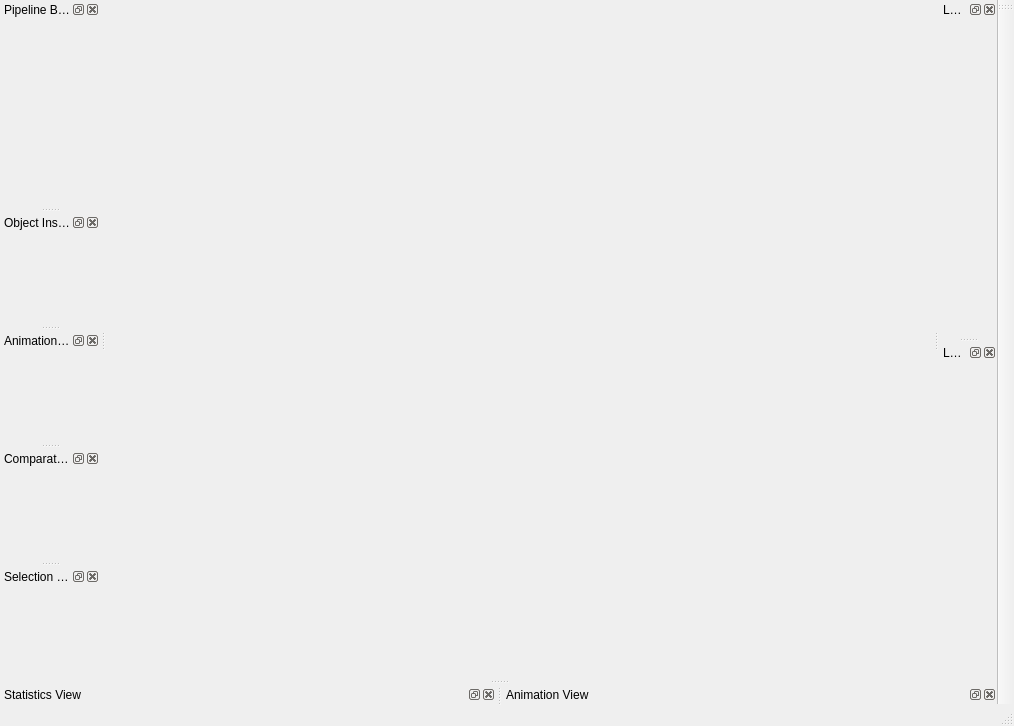
<ui version="4.0" >
 <class>EmptyMainWindow</class>
 <widget class="QMainWindow" name="EmptyMainWindow" >
  <property name="geometry" >
   <rect>
    <x>0</x>
    <y>0</y>
    <width>1014</width>
    <height>726</height>
   </rect>
  </property>
  <property name="windowTitle" >
   <string>MainWindow</string>
  </property>
  <property name="windowIcon" >
   <iconset/>
  </property>
  <property name="toolButtonStyle" >
   <enum>Qt::ToolButtonIconOnly</enum>
  </property>
  <widget class="QWidget" name="centralwidget" />
  <widget class="QMenuBar" name="menubar" >
   <property name="geometry" >
    <rect>
     <x>0</x>
     <y>0</y>
     <width>1014</width>
     <height>22</height>
    </rect>
   </property>
  </widget>
  <widget class="QStatusBar" name="statusbar" />
  <widget class="QDockWidget" name="pipelineBrowserDock" >
   <property name="allowedAreas" >
    <set>Qt::LeftDockWidgetArea|Qt::NoDockWidgetArea|Qt::RightDockWidgetArea</set>
   </property>
   <property name="windowTitle" >
    <string>Pipeline Browser</string>
   </property>
   <attribute name="dockWidgetArea" >
    <number>1</number>
   </attribute>
   <widget class="QWidget" name="dockWidgetContents_2" >
    <property name="minimumSize" >
     <size>
      <width>100</width>
      <height>16</height>
     </size>
    </property>
   </widget>
  </widget>
  <widget class="QDockWidget" name="objectInspectorDock" >
   <property name="allowedAreas" >
    <set>Qt::LeftDockWidgetArea|Qt::NoDockWidgetArea|Qt::RightDockWidgetArea</set>
   </property>
   <property name="windowTitle" >
    <string>Object Inspector</string>
   </property>
   <attribute name="dockWidgetArea" >
    <number>1</number>
   </attribute>
   <widget class="QWidget" name="dockWidgetContents_3" />
  </widget>
  <widget class="QDockWidget" name="statisticsViewDock" >
   <property name="allowedAreas" >
    <set>Qt::BottomDockWidgetArea|Qt::LeftDockWidgetArea|Qt::NoDockWidgetArea|Qt::RightDockWidgetArea</set>
   </property>
   <property name="windowTitle" >
    <string>Statistics View</string>
   </property>
   <attribute name="dockWidgetArea" >
    <number>8</number>
   </attribute>
   <widget class="QWidget" name="dockWidgetContents_4" />
  </widget>
  <widget class="QDockWidget" name="animationPanelDock" >
   <property name="windowTitle" >
    <string>Animation Inspector</string>
   </property>
   <attribute name="dockWidgetArea" >
    <number>1</number>
   </attribute>
   <widget class="QWidget" name="dockWidgetContents" />
  </widget>
  <widget class="QDockWidget" name="lookmarkBrowserDock" >
   <property name="sizePolicy" >
    <sizepolicy vsizetype="Preferred" hsizetype="Preferred" >
     <horstretch>0</horstretch>
     <verstretch>0</verstretch>
    </sizepolicy>
   </property>
   <property name="floating" >
    <bool>false</bool>
   </property>
   <property name="allowedAreas" >
    <set>Qt::RightDockWidgetArea</set>
   </property>
   <property name="windowTitle" >
    <string>Lookmark Browser</string>
   </property>
   <attribute name="dockWidgetArea" >
    <number>2</number>
   </attribute>
   <widget class="QWidget" name="dockWidgetContents_6" />
  </widget>
  <widget class="QDockWidget" name="lookmarkInspectorDock" >
   <property name="allowedAreas" >
    <set>Qt::RightDockWidgetArea</set>
   </property>
   <property name="windowTitle" >
    <string>Lookmark Inspector</string>
   </property>
   <attribute name="dockWidgetArea" >
    <number>2</number>
   </attribute>
   <widget class="QWidget" name="dockWidgetContents_7" />
  </widget>
  <widget class="QDockWidget" name="comparativePanelDock" >
   <property name="windowTitle" >
    <string>Comparative View Inspector</string>
   </property>
   <attribute name="dockWidgetArea" >
    <number>1</number>
   </attribute>
   <widget class="QWidget" name="dockWidgetContents_11" />
  </widget>
  <widget class="QDockWidget" name="animationViewDock" >
   <property name="windowTitle" >
    <string>Animation View</string>
   </property>
   <attribute name="dockWidgetArea" >
    <number>8</number>
   </attribute>
   <widget class="QWidget" name="dockWidgetContents_9" />
  </widget>
  <widget class="QDockWidget" name="selectionInspectorDock" >
   <property name="allowedAreas" >
    <set>Qt::AllDockWidgetAreas</set>
   </property>
   <property name="windowTitle" >
    <string>Selection Inspector</string>
   </property>
   <attribute name="dockWidgetArea" >
    <number>1</number>
   </attribute>
   <widget class="QWidget" name="dockWidgetContents_8" />
  </widget>
  <widget class="QToolBar" name="lookmarkToolbar" >
   <property name="contextMenuPolicy" >
    <enum>Qt::CustomContextMenu</enum>
   </property>
   <property name="windowTitle" >
    <string>Lookmarks</string>
   </property>
   <property name="orientation" >
    <enum>Qt::Vertical</enum>
   </property>
   <property name="iconSize" >
    <size>
     <width>48</width>
     <height>48</height>
    </size>
   </property>
   <attribute name="toolBarArea" >
    <enum>RightToolBarArea</enum>
   </attribute>
   <attribute name="toolBarBreak" >
    <bool>false</bool>
   </attribute>
  </widget>
  <action name="actionFileOpen" >
   <property name="icon" >
    <iconset resource="../../../Qt/Components/Resources/pqComponents.qrc" >:/pqWidgets/Icons/pqOpen32.png</iconset>
   </property>
   <property name="text" >
    <string>&amp;Open</string>
   </property>
   <property name="statusTip" >
    <string>Open</string>
   </property>
   <property name="shortcut" >
    <string>Ctrl+O</string>
   </property>
   <property name="visible" >
    <bool>false</bool>
   </property>
  </action>
  <action name="actionFileExit" >
   <property name="icon" >
    <iconset/>
   </property>
   <property name="text" >
    <string>E&amp;xit</string>
   </property>
   <property name="statusTip" >
    <string>Exit</string>
   </property>
   <property name="shortcut" >
    <string>Ctrl+Q</string>
   </property>
  </action>
  <action name="actionHelpAbout" >
   <property name="icon" >
    <iconset/>
   </property>
   <property name="text" >
    <string>About</string>
   </property>
   <property name="statusTip" >
    <string>About</string>
   </property>
  </action>
  <action name="actionHelpHelp" >
   <property name="icon" >
    <iconset resource="../../../Qt/Components/Resources/pqComponents.qrc" >:/pqWidgets/Icons/pqHelp32.png</iconset>
   </property>
   <property name="text" >
    <string>Help</string>
   </property>
   <property name="shortcut" >
    <string>F1</string>
   </property>
  </action>
  <action name="actionScalarBarVisibility" >
   <property name="checkable" >
    <bool>true</bool>
   </property>
   <property name="enabled" >
    <bool>false</bool>
   </property>
   <property name="icon" >
    <iconset/>
   </property>
   <property name="text" >
    <string>Show Color Legend</string>
   </property>
   <property name="toolTip" >
    <string>Toggle Color Legend Visibility</string>
   </property>
   <property name="statusTip" >
    <string>Toggle Color Legend Visibility</string>
   </property>
  </action>
  <action name="actionServerConnect" >
   <property name="icon" >
    <iconset resource="../../../Qt/Components/Resources/pqComponents.qrc" >:/pqWidgets/Icons/pqConnect32.png</iconset>
   </property>
   <property name="text" >
    <string>&amp;Connect</string>
   </property>
   <property name="statusTip" >
    <string>Connect</string>
   </property>
  </action>
  <action name="actionServerDisconnect" >
   <property name="icon" >
    <iconset resource="../../../Qt/Components/Resources/pqComponents.qrc" >:/pqWidgets/Icons/pqDisconnect32.png</iconset>
   </property>
   <property name="text" >
    <string>&amp;Disconnect</string>
   </property>
   <property name="statusTip" >
    <string>Disconnect</string>
   </property>
  </action>
  <action name="actionFileSaveScreenshot" >
   <property name="icon" >
    <iconset/>
   </property>
   <property name="text" >
    <string>Save Screenshot</string>
   </property>
  </action>
  <action name="actionFileSaveAnimation" >
   <property name="icon" >
    <iconset/>
   </property>
   <property name="text" >
    <string>Save &amp;Animation</string>
   </property>
  </action>
  <action name="actionVCRPreviousFrame" >
   <property name="enabled" >
    <bool>false</bool>
   </property>
   <property name="icon" >
    <iconset/>
   </property>
   <property name="text" >
    <string>Pre&amp;vious Frame</string>
   </property>
  </action>
  <action name="actionVCRFirstFrame" >
   <property name="enabled" >
    <bool>false</bool>
   </property>
   <property name="icon" >
    <iconset/>
   </property>
   <property name="text" >
    <string>&amp;First Frame</string>
   </property>
  </action>
  <action name="actionVCRNextFrame" >
   <property name="enabled" >
    <bool>false</bool>
   </property>
   <property name="icon" >
    <iconset/>
   </property>
   <property name="text" >
    <string>&amp;Next Frame</string>
   </property>
  </action>
  <action name="actionVCRLastFrame" >
   <property name="enabled" >
    <bool>false</bool>
   </property>
   <property name="icon" >
    <iconset/>
   </property>
   <property name="text" >
    <string>&amp;Last Frame</string>
   </property>
  </action>
  <action name="actionFileSaveData" >
   <property name="icon" >
    <iconset/>
   </property>
   <property name="text" >
    <string>Save Data</string>
   </property>
   <property name="shortcut" >
    <string>Ctrl+S</string>
   </property>
  </action>
  <action name="actionFileLoadServerState" >
   <property name="text" >
    <string>&amp;Load State</string>
   </property>
  </action>
  <action name="actionFileSaveServerState" >
   <property name="text" >
    <string>&amp;Save State</string>
   </property>
  </action>
  <action name="actionHelpEnableTooltips" >
   <property name="checkable" >
    <bool>true</bool>
   </property>
   <property name="checked" >
    <bool>true</bool>
   </property>
   <property name="text" >
    <string>Enable Tooltips</string>
   </property>
  </action>
  <action name="actionMoveMode" >
   <property name="checkable" >
    <bool>true</bool>
   </property>
   <property name="checked" >
    <bool>true</bool>
   </property>
   <property name="enabled" >
    <bool>true</bool>
   </property>
   <property name="icon" >
    <iconset/>
   </property>
   <property name="text" >
    <string>Interact</string>
   </property>
   <property name="iconText" >
    <string>Interact</string>
   </property>
   <property name="toolTip" >
    <string>Interact</string>
   </property>
   <property name="statusTip" >
    <string>Interact</string>
   </property>
   <property name="shortcut" >
    <string/>
   </property>
  </action>
  <action name="actionSelectionMode" >
   <property name="checkable" >
    <bool>true</bool>
   </property>
   <property name="enabled" >
    <bool>false</bool>
   </property>
   <property name="icon" >
    <iconset/>
   </property>
   <property name="text" >
    <string>Select Cells On</string>
   </property>
   <property name="iconText" >
    <string>Select Cells On</string>
   </property>
   <property name="toolTip" >
    <string>Select Cells On</string>
   </property>
   <property name="statusTip" >
    <string>Select Cells On</string>
   </property>
  </action>
  <action name="actionSelect_Frustum" >
   <property name="checkable" >
    <bool>true</bool>
   </property>
   <property name="enabled" >
    <bool>false</bool>
   </property>
   <property name="icon" >
    <iconset/>
   </property>
   <property name="text" >
    <string>Select Cells Through</string>
   </property>
   <property name="iconText" >
    <string>Select Cells Through</string>
   </property>
   <property name="toolTip" >
    <string>Select Cells Through</string>
   </property>
   <property name="statusTip" >
    <string>Select Cells Through</string>
   </property>
  </action>
  <action name="actionSelectSurfacePoints" >
   <property name="checkable" >
    <bool>true</bool>
   </property>
   <property name="enabled" >
    <bool>false</bool>
   </property>
   <property name="icon" >
    <iconset/>
   </property>
   <property name="text" >
    <string>Select Points On</string>
   </property>
   <property name="iconText" >
    <string>Select Points On</string>
   </property>
   <property name="toolTip" >
    <string>Select Points On</string>
   </property>
   <property name="statusTip" >
    <string>Select Points On</string>
   </property>
  </action>
  <action name="actionSelectFrustumPoints" >
   <property name="checkable" >
    <bool>true</bool>
   </property>
   <property name="enabled" >
    <bool>false</bool>
   </property>
   <property name="icon" >
    <iconset/>
   </property>
   <property name="text" >
    <string>Select Points Through</string>
   </property>
   <property name="iconText" >
    <string>Select Points Through</string>
   </property>
   <property name="toolTip" >
    <string>Select Points Through</string>
   </property>
   <property name="statusTip" >
    <string>Select Points Through</string>
   </property>
  </action>
  <action name="actionSelect_Thresholds" >
   <property name="checkable" >
    <bool>true</bool>
   </property>
   <property name="enabled" >
    <bool>false</bool>
   </property>
   <property name="icon" >
    <iconset/>
   </property>
   <property name="text" >
    <string>Select Thresholds</string>
   </property>
  </action>
  <action name="actionEditUndo" >
   <property name="checkable" >
    <bool>false</bool>
   </property>
   <property name="enabled" >
    <bool>false</bool>
   </property>
   <property name="icon" >
    <iconset resource="../../../Qt/Components/Resources/pqComponents.qrc" >:/pqWidgets/Icons/pqUndo32.png</iconset>
   </property>
   <property name="text" >
    <string>&amp;Undo</string>
   </property>
   <property name="shortcut" >
    <string>Ctrl+Z</string>
   </property>
   <property name="visible" >
    <bool>false</bool>
   </property>
  </action>
  <action name="actionEditRedo" >
   <property name="enabled" >
    <bool>false</bool>
   </property>
   <property name="icon" >
    <iconset resource="../../../Qt/Components/Resources/pqComponents.qrc" >:/pqWidgets/Icons/pqRedo32.png</iconset>
   </property>
   <property name="text" >
    <string>&amp;Redo</string>
   </property>
   <property name="shortcut" >
    <string>Ctrl+R</string>
   </property>
  </action>
  <action name="actionEditCameraUndo" >
   <property name="icon" >
    <iconset/>
   </property>
   <property name="text" >
    <string>Camera Undo</string>
   </property>
   <property name="shortcut" >
    <string>Ctrl+B</string>
   </property>
  </action>
  <action name="actionEditCameraRedo" >
   <property name="icon" >
    <iconset/>
   </property>
   <property name="text" >
    <string>Camera Redo</string>
   </property>
   <property name="shortcut" >
    <string>Ctrl+F</string>
   </property>
  </action>
  <action name="actionToolsDumpWidgetNames" >
   <property name="text" >
    <string>&amp;Dump Widget Names</string>
   </property>
  </action>
  <action name="actionToolsRecordTest" >
   <property name="text" >
    <string>&amp;Record Test</string>
   </property>
  </action>
  <action name="actionToolsRecordTestScreenshot" >
   <property name="text" >
    <string>Record &amp;Test Screenshot</string>
   </property>
  </action>
  <action name="actionToolsPythonShell" >
   <property name="text" >
    <string>Python &amp;Shell</string>
   </property>
  </action>
  <action name="actionToolsCreateCustomFilter" >
   <property name="text" >
    <string>&amp;Create Custom Filter...</string>
   </property>
  </action>
  <action name="actionToolsManageCustomFilters" >
   <property name="text" >
    <string>&amp;Manage Custom Filters...</string>
   </property>
  </action>
  <action name="actionVCRPlay" >
   <property name="enabled" >
    <bool>false</bool>
   </property>
   <property name="icon" >
    <iconset/>
   </property>
   <property name="text" >
    <string>&amp;Play</string>
   </property>
  </action>
  <action name="actionToolsPlayTest" >
   <property name="text" >
    <string>Play Test</string>
   </property>
  </action>
  <action name="actionEditSettings" >
   <property name="text" >
    <string>Settings...</string>
   </property>
   <property name="iconText" >
    <string>Settings</string>
   </property>
   <property name="toolTip" >
    <string>Settings</string>
   </property>
  </action>
  <action name="actionResetCamera" >
   <property name="enabled" >
    <bool>false</bool>
   </property>
   <property name="icon" >
    <iconset/>
   </property>
   <property name="text" >
    <string>&amp;Reset</string>
   </property>
   <property name="iconText" >
    <string>Reset Camera</string>
   </property>
   <property name="statusTip" >
    <string>Reset Camera</string>
   </property>
  </action>
  <action name="actionPositiveX" >
   <property name="enabled" >
    <bool>false</bool>
   </property>
   <property name="icon" >
    <iconset/>
   </property>
   <property name="text" >
    <string>+X</string>
   </property>
   <property name="toolTip" >
    <string>Set view direction to +X</string>
   </property>
   <property name="statusTip" >
    <string>Set view direction to +X</string>
   </property>
   <property name="whatsThis" >
    <string>Set view direction to +X</string>
   </property>
  </action>
  <action name="actionNegativeX" >
   <property name="enabled" >
    <bool>false</bool>
   </property>
   <property name="icon" >
    <iconset/>
   </property>
   <property name="text" >
    <string>-X</string>
   </property>
   <property name="toolTip" >
    <string>Set view direction to -X</string>
   </property>
   <property name="statusTip" >
    <string>Set view direction to -X</string>
   </property>
   <property name="whatsThis" >
    <string>Set view direction to -X</string>
   </property>
  </action>
  <action name="actionPositiveY" >
   <property name="enabled" >
    <bool>false</bool>
   </property>
   <property name="icon" >
    <iconset/>
   </property>
   <property name="text" >
    <string>+Y</string>
   </property>
   <property name="toolTip" >
    <string>Set view direction to +Y</string>
   </property>
   <property name="statusTip" >
    <string>Set view direction to +Y</string>
   </property>
   <property name="whatsThis" >
    <string>Set view direction to +Y</string>
   </property>
  </action>
  <action name="actionNegativeY" >
   <property name="enabled" >
    <bool>false</bool>
   </property>
   <property name="icon" >
    <iconset/>
   </property>
   <property name="text" >
    <string>-Y</string>
   </property>
   <property name="toolTip" >
    <string>Set view direction to -Y</string>
   </property>
   <property name="statusTip" >
    <string>Set view direction to -Y</string>
   </property>
   <property name="whatsThis" >
    <string>Set view direction to -Y</string>
   </property>
  </action>
  <action name="actionPositiveZ" >
   <property name="enabled" >
    <bool>false</bool>
   </property>
   <property name="icon" >
    <iconset/>
   </property>
   <property name="text" >
    <string>+Z</string>
   </property>
   <property name="toolTip" >
    <string>Set view direction to +Z</string>
   </property>
   <property name="statusTip" >
    <string>Set view direction to +Z</string>
   </property>
   <property name="whatsThis" >
    <string>Set view direction to +Z</string>
   </property>
  </action>
  <action name="actionNegativeZ" >
   <property name="enabled" >
    <bool>false</bool>
   </property>
   <property name="icon" >
    <iconset/>
   </property>
   <property name="text" >
    <string>-Z</string>
   </property>
   <property name="toolTip" >
    <string>Set view direction to -Z</string>
   </property>
   <property name="statusTip" >
    <string>Set view direction to -Z</string>
   </property>
   <property name="whatsThis" >
    <string>Set view direction to -Z</string>
   </property>
  </action>
  <action name="actionHistogram" >
   <property name="text" >
    <string>&amp;Histogram</string>
   </property>
  </action>
  <action name="actionXY_Plot" >
   <property name="text" >
    <string>XY &amp;Plot</string>
   </property>
  </action>
  <action name="actionTesting_Window_Size" >
   <property name="checkable" >
    <bool>true</bool>
   </property>
   <property name="checked" >
    <bool>false</bool>
   </property>
   <property name="text" >
    <string>Max Window Size: 300x300</string>
   </property>
  </action>
  <action name="actionTable_View" >
   <property name="text" >
    <string>Table View</string>
   </property>
  </action>
  <action name="actionShowCenterAxes" >
   <property name="checkable" >
    <bool>true</bool>
   </property>
   <property name="enabled" >
    <bool>false</bool>
   </property>
   <property name="icon" >
    <iconset/>
   </property>
   <property name="text" >
    <string>Show Center</string>
   </property>
   <property name="statusTip" >
    <string>Show/Hide center of rotation</string>
   </property>
  </action>
  <action name="actionResetCenter" >
   <property name="enabled" >
    <bool>false</bool>
   </property>
   <property name="icon" >
    <iconset/>
   </property>
   <property name="text" >
    <string>Reset Center</string>
   </property>
   <property name="statusTip" >
    <string>Reset center of rotation</string>
   </property>
  </action>
  <action name="actionAddSource" >
   <property name="enabled" >
    <bool>false</bool>
   </property>
   <property name="text" >
    <string>Add &amp;Source...</string>
   </property>
   <property name="iconText" >
    <string>Add Source...</string>
   </property>
   <property name="toolTip" >
    <string>Add a Source to the Pipeline</string>
   </property>
   <property name="statusTip" >
    <string>Add a Source to the Pipeline</string>
   </property>
  </action>
  <action name="actionAddFilter" >
   <property name="text" >
    <string>Add &amp;Filter...</string>
   </property>
   <property name="iconText" >
    <string>Add Filter...</string>
   </property>
   <property name="toolTip" >
    <string>Add a Filter to the Pipeline</string>
   </property>
   <property name="statusTip" >
    <string>Add a Filter to the Pipeline</string>
   </property>
  </action>
  <action name="actionChangeInput" >
   <property name="text" >
    <string>Change &amp;Input...</string>
   </property>
   <property name="iconText" >
    <string>Change Input...</string>
   </property>
   <property name="toolTip" >
    <string>Change a Filter's Input</string>
   </property>
   <property name="statusTip" >
    <string>Change a Filter's Input</string>
   </property>
  </action>
  <action name="actionDelete" >
   <property name="icon" >
    <iconset/>
   </property>
   <property name="text" >
    <string>&amp;Delete</string>
   </property>
   <property name="statusTip" >
    <string>Delete</string>
   </property>
  </action>
  <action name="actionDelete_All" >
   <property name="text" >
    <string>Delete All</string>
   </property>
  </action>
  <action name="actionToolsManageLinks" >
   <property name="text" >
    <string>Manage Links...</string>
   </property>
  </action>
  <action name="actionFileSaveGeometry" >
   <property name="text" >
    <string>Save &amp;Geometry</string>
   </property>
  </action>
  <action name="actionVCRLoop" >
   <property name="checkable" >
    <bool>true</bool>
   </property>
   <property name="enabled" >
    <bool>false</bool>
   </property>
   <property name="icon" >
    <iconset/>
   </property>
   <property name="text" >
    <string>L&amp;oop</string>
   </property>
   <property name="iconText" >
    <string>Loop</string>
   </property>
   <property name="toolTip" >
    <string>Loop</string>
   </property>
   <property name="statusTip" >
    <string>Loop</string>
   </property>
  </action>
  <action name="actionToolsOutputWindow" >
   <property name="text" >
    <string>&amp;Output Window</string>
   </property>
  </action>
  <action name="actionToolsTimerLog" >
   <property name="text" >
    <string>Timer &amp;Log</string>
   </property>
  </action>
  <action name="actionManage_Plugins" >
   <property name="text" >
    <string>Manage Plugins...</string>
   </property>
  </action>
  <action name="actionToolsCreateLookmark" >
   <property name="text" >
    <string>Create Lookmark</string>
   </property>
  </action>
  <action name="actionToolsAddCameraLink" >
   <property name="text" >
    <string>Add Camera Link...</string>
   </property>
  </action>
  <action name="actionPickCenter" >
   <property name="checkable" >
    <bool>true</bool>
   </property>
   <property name="enabled" >
    <bool>false</bool>
   </property>
   <property name="icon" >
    <iconset/>
   </property>
   <property name="text" >
    <string>Pick Center</string>
   </property>
   <property name="iconText" >
    <string>Pick Center</string>
   </property>
   <property name="toolTip" >
    <string>Pick Center</string>
   </property>
   <property name="statusTip" >
    <string>Mouse press to pick center of rotation</string>
   </property>
  </action>
  <action name="actionEnterCenter" >
   <property name="enabled" >
    <bool>false</bool>
   </property>
   <property name="icon" >
    <iconset/>
   </property>
   <property name="text" >
    <string>Enter Center</string>
   </property>
   <property name="iconText" >
    <string>Enter Center</string>
   </property>
   <property name="toolTip" >
    <string>Enter Center</string>
   </property>
   <property name="statusTip" >
    <string>Enter coordinates of center of rotation</string>
   </property>
  </action>
  <action name="actionEditViewSettings" >
   <property name="text" >
    <string>View Settings...</string>
   </property>
  </action>
 </widget>
 <resources>
  <include location="../../../Qt/Components/Resources/pqComponents.qrc" />
 </resources>
 <connections/>
</ui>
